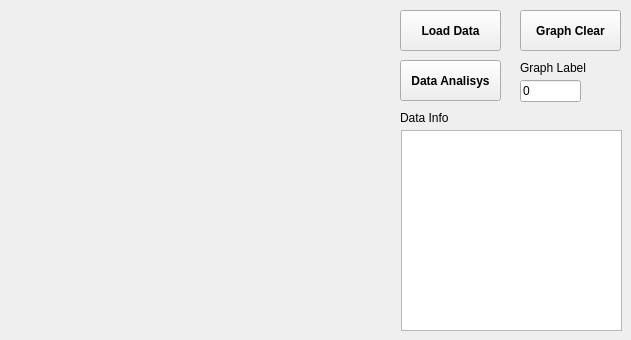
   <widget class="QWidget" name="tab_5">
    <attribute name="title">
     <string>Valve Size Analisys</string>
    </attribute>
    <widget class="QCustomPlot" name="graph_gripper_data_anal_plot" native="true">
     <property name="geometry">
      <rect>
       <x>20</x>
       <y>10</y>
       <width>371</width>
       <height>321</height>
      </rect>
     </property>
    </widget>
    <widget class="QPushButton" name="bt_anal_graph_load">
     <property name="geometry">
      <rect>
       <x>400</x>
       <y>10</y>
       <width>101</width>
       <height>41</height>
      </rect>
     </property>
     <property name="font">
      <font>
       <weight>75</weight>
       <bold>true</bold>
      </font>
     </property>
     <property name="text">
      <string>Load Data</string>
     </property>
    </widget>
    <widget class="QTextEdit" name="txt_anal_data_info">
     <property name="geometry">
      <rect>
       <x>401</x>
       <y>130</y>
       <width>221</width>
       <height>201</height>
      </rect>
     </property>
    </widget>
    <widget class="QLabel" name="label_52">
     <property name="geometry">
      <rect>
       <x>400</x>
       <y>110</y>
       <width>71</width>
       <height>16</height>
      </rect>
     </property>
     <property name="text">
      <string>Data Info</string>
     </property>
    </widget>
    <widget class="QPushButton" name="bt_anal_graph_analisys">
     <property name="geometry">
      <rect>
       <x>400</x>
       <y>60</y>
       <width>101</width>
       <height>41</height>
      </rect>
     </property>
     <property name="font">
      <font>
       <weight>75</weight>
       <bold>true</bold>
      </font>
     </property>
     <property name="text">
      <string>Data Analisys</string>
     </property>
    </widget>
    <widget class="QLabel" name="label_53">
     <property name="geometry">
      <rect>
       <x>520</x>
       <y>60</y>
       <width>81</width>
       <height>16</height>
      </rect>
     </property>
     <property name="text">
      <string>Graph Label</string>
     </property>
    </widget>
    <widget class="QLineEdit" name="ed_anal_graph_label">
     <property name="geometry">
      <rect>
       <x>520</x>
       <y>80</y>
       <width>61</width>
       <height>22</height>
      </rect>
     </property>
     <property name="text">
      <string>0</string>
     </property>
    </widget>
    <widget class="QPushButton" name="bt_anal_graph_clear">
     <property name="geometry">
      <rect>
       <x>520</x>
       <y>10</y>
       <width>101</width>
       <height>41</height>
      </rect>
     </property>
     <property name="font">
      <font>
       <weight>75</weight>
       <bold>true</bold>
      </font>
     </property>
     <property name="text">
      <string>Graph Clear</string>
     </property>
    </widget>
   </widget>
